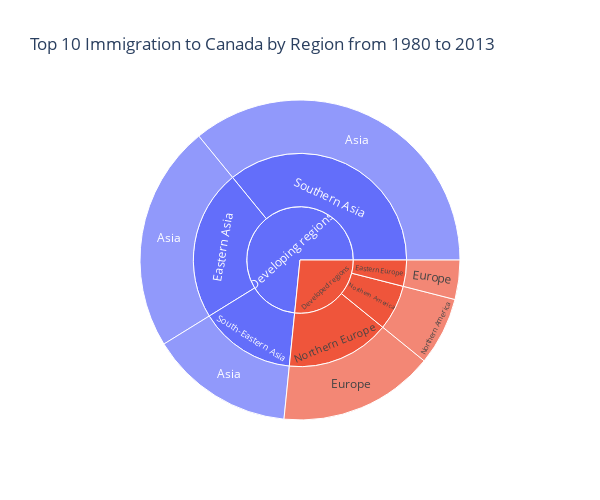

Source (notebook cell):
### Code cell
# Interactive subbusrt chart of top 10 immigration to Canada
subbust_plot = px.sunburst(
    top10, 
    path = ['DevName', 'Region', 'Continent'], 
    values = 'Total',
    title='Top 10 Immigration to Canada by Region from 1980 to 2013'
    )
subbust_plot.update_layout(
    height=500,
    width=600
    )

subbust_plot.show()

### Figure 1 — Plotly figure (JSON) as saved in the notebook; plotly's stock layout.template omitted (floating-point values rounded to 4 significant figures)
{"data": [{"branchvalues": "total", "domain": {"x": [0, 1], "y": [0, 1]}, "hovertemplate": "labels=%{label}<br>Total=%{value}<br>parent=%{parent}<br>id=%{id}<extra></extra>", "ids": ["Developing regions/Eastern Asia/Asia", "Developing regions/South-Eastern Asia/Asia", "Developing regions/Southern Asia/Asia", "Developed regions/Eastern Europe/Europe", "Developed regions/Northern Europe/Europe", "Developed regions/Northern America/Northern America", "Developing regions/Eastern Asia", "Developed regions/Eastern Europe", "Developed regions/Northern America", "Developed regions/Northern Europe", "Developing regions/South-Eastern Asia", "Developing regions/Southern Asia", "Developed regions", "Developing regions"], "labels": ["Asia", "Asia", "Asia", "Europe", "Europe", "Northern America", "Eastern Asia", "Eastern Europe", "Northern America", "Northern Europe", "South-Eastern Asia", "Southern Asia", "Developed regions", "Developing regions"], "name": "", "parents": ["Developing regions/Eastern Asia", "Developing regions/South-Eastern Asia", "Developing regions/Southern Asia", "Developed regions/Eastern Europe", "Developed regions/Northern Europe", "Developed regions/Northern America", "Developing regions", "Developed regions", "Developed regions", "Developed regions", "Developing regions", "Developing regions", "", ""], "type": "sunburst", "values": [802543, 511391, 1257785, 139241, 551500, 241122, 802543, 139241, 241122, 551500, 511391, 1257785, 931863, 2571719]}], "layout": {"height": 500, "legend": {"tracegroupgap": 0}, "title": {"text": "Top 10 Immigration to Canada by Region from 1980 to 2013"}, "width": 600}}
